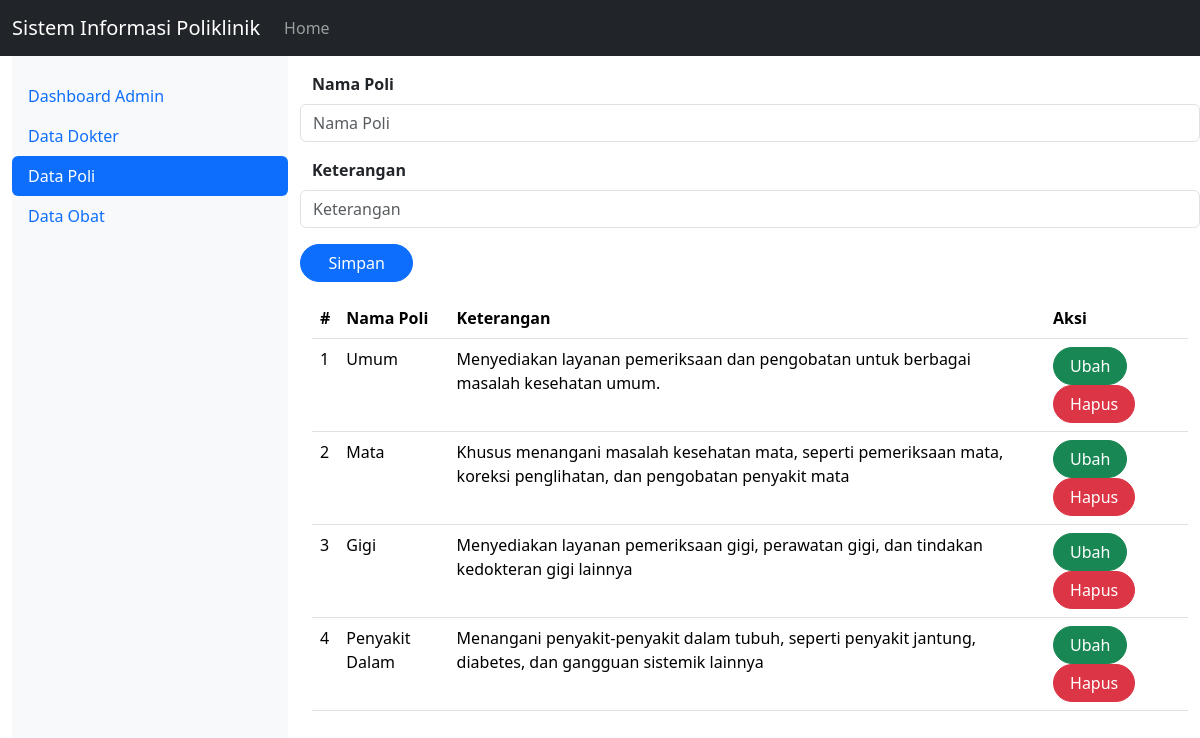
Page /index.php?page=dataPoli on the earlier database version.
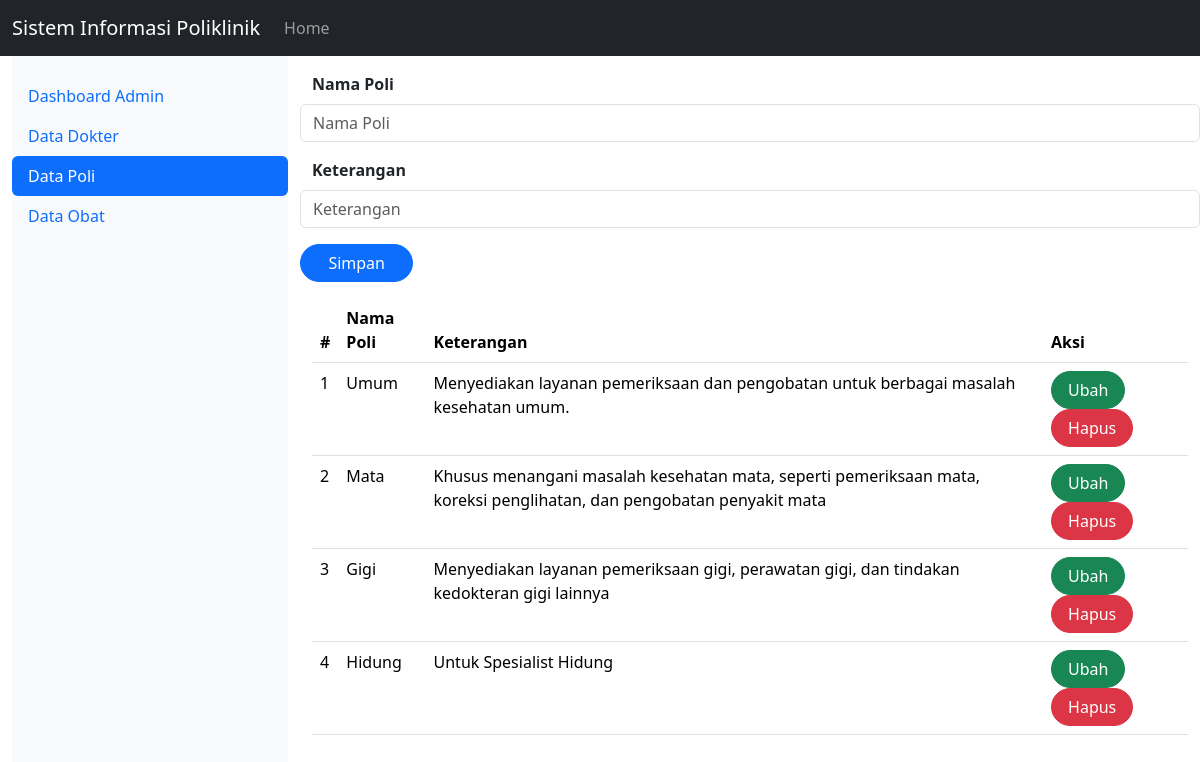
Same page on the later database version.
### tables this page shows
CREATE TABLE `datapoli` (
  `id` int(11) NOT NULL,
  `nama_poli` varchar(25) NOT NULL,
  `keterangan` text NOT NULL
);

### dataPoli.php (the view, shortened to what this page needs)
<form class="form col" method="POST" action="" name="myForm" onsubmit="return(validate());">
    <?php
    $nama_poli = '';
    $keterangan = '';
    ?>
    <div class="row mt-3">
        <label for="nama_poli" class="form-label fw-bold">
            Nama Poli
        </label>
        <input type="text" class="form-control" name="nama_poli" id="nama_poli" placeholder="Nama Poli" value="<?php echo $nama_poli ?>">
    </div>
    <div class="row mt-3">
        <label for="keterangan" class="form-label fw-bold">
            Keterangan
        </label>
        <input type="text" class="form-control" name="keterangan" id="keterangan" placeholder="Keterangan" value="<?php echo $keterangan ?>">
    </div>
    <div class="row d-flex mt-3">
        <button type="submit" class="btn btn-primary rounded-pill" style="width: 3cm;" name="simpan">Simpan</button>
    </div>
</form>
<table class="table table-hover my-3">
    <thead>
        <tr>
            <th scope="col">#</th>
            <th scope="col">Nama Poli</th>
            <th scope="col">Keterangan</th>
            <th scope="col">Aksi</th>
        </tr>
    </thead>
    <tbody>
        <?php
            $result = mysqli_query($mysqli, "SELECT * FROM dataPoli order by id asc");
            $no = 1;
            while ($data = mysqli_fetch_array($result)) {
            ?>
                <tr>
                    <td><?php echo $no++ ?></td>
                    <td><?php echo $data['nama_poli'] ?></td>
                    <td><?php echo $data['keterangan'] ?></td>
                    <td>
                        <a class="btn btn-success rounded-pill px-3" href="index.php?page=dataPoli&id=<?php echo $data['id'] ?>">Ubah</a>
                        <a class="btn btn-danger rounded-pill px-3" href="index.php?page=dataPoli&id=<?php echo $data['id'] ?>&aksi=hapus">Hapus</a>
                    </td>
                </tr>
            <?php
            }
        ?>
    </tbody>
</table>

Differences in the rows shown:
removed datapoli: nama_poli "Penyakit Dalam", keterangan "Menangani penyakit-penyakit dalam tubuh, seperti penyakit jantung, diabetes, dan gangguan sistemik lainnya"
added datapoli: nama_poli "Hidung", keterangan "Untuk Spesialist Hidung"
